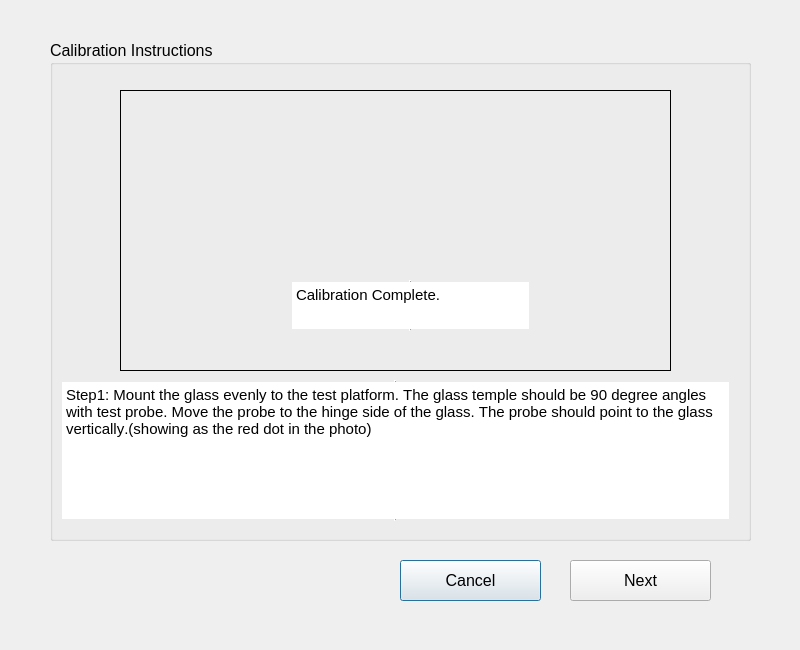
<?xml version="1.0" encoding="UTF-8"?>
<ui version="4.0">
 <class>Calibration</class>
 <widget class="QDialog" name="Calibration">
  <property name="geometry">
   <rect>
    <x>0</x>
    <y>0</y>
    <width>800</width>
    <height>650</height>
   </rect>
  </property>
  <property name="maximumSize">
   <size>
    <width>800</width>
    <height>700</height>
   </size>
  </property>
  <property name="windowTitle">
   <string>Stella CapTouch Test System - Calibration Menu</string>
  </property>
  <property name="windowIcon">
   <iconset resource="CapTouch.qrc">
    <normaloff>:/CalibrationImages/resource/icon.jpg</normaloff>:/CalibrationImages/resource/icon.jpg</iconset>
  </property>
  <property name="modal">
   <bool>true</bool>
  </property>
  <widget class="QPushButton" name="Cancel">
   <property name="geometry">
    <rect>
     <x>400</x>
     <y>560</y>
     <width>141</width>
     <height>41</height>
    </rect>
   </property>
   <property name="font">
    <font>
     <pointsize>12</pointsize>
     <weight>50</weight>
     <bold>false</bold>
    </font>
   </property>
   <property name="text">
    <string>Cancel</string>
   </property>
  </widget>
  <widget class="QPushButton" name="NextButton">
   <property name="geometry">
    <rect>
     <x>570</x>
     <y>560</y>
     <width>141</width>
     <height>41</height>
    </rect>
   </property>
   <property name="font">
    <font>
     <pointsize>12</pointsize>
     <weight>50</weight>
     <bold>false</bold>
    </font>
   </property>
   <property name="text">
    <string>Next</string>
   </property>
  </widget>
  <widget class="QGroupBox" name="groupBox">
   <property name="geometry">
    <rect>
     <x>50</x>
     <y>40</y>
     <width>701</width>
     <height>501</height>
    </rect>
   </property>
   <property name="font">
    <font>
     <pointsize>12</pointsize>
     <weight>50</weight>
     <bold>false</bold>
    </font>
   </property>
   <property name="title">
    <string>Calibration Instructions</string>
   </property>
   <widget class="QLabel" name="Photo">
    <property name="enabled">
     <bool>true</bool>
    </property>
    <property name="geometry">
     <rect>
      <x>70</x>
      <y>50</y>
      <width>551</width>
      <height>281</height>
     </rect>
    </property>
    <property name="frameShape">
     <enum>QFrame::Box</enum>
    </property>
    <property name="text">
     <string/>
    </property>
    <property name="pixmap">
     <pixmap resource="CapTouch.qrc">:/CalibrationImages/resource/photo1.jpg</pixmap>
    </property>
    <property name="scaledContents">
     <bool>false</bool>
    </property>
   </widget>
   <widget class="QTextBrowser" name="Instruction_1">
    <property name="enabled">
     <bool>true</bool>
    </property>
    <property name="geometry">
     <rect>
      <x>10</x>
      <y>340</y>
      <width>671</width>
      <height>141</height>
     </rect>
    </property>
    <property name="font">
     <font>
      <pointsize>15</pointsize>
      <weight>50</weight>
      <bold>false</bold>
      <kerning>false</kerning>
     </font>
    </property>
    <property name="acceptDrops">
     <bool>true</bool>
    </property>
    <property name="autoFillBackground">
     <bool>false</bool>
    </property>
    <property name="frameShape">
     <enum>QFrame::VLine</enum>
    </property>
    <property name="frameShadow">
     <enum>QFrame::Raised</enum>
    </property>
    <property name="lineWidth">
     <number>1</number>
    </property>
    <property name="html">
     <string>&lt;!DOCTYPE HTML PUBLIC &quot;-//W3C//DTD HTML 4.0//EN&quot; &quot;http://www.w3.org/TR/REC-html40/strict.dtd&quot;&gt;
&lt;html&gt;&lt;head&gt;&lt;meta name=&quot;qrichtext&quot; content=&quot;1&quot; /&gt;&lt;style type=&quot;text/css&quot;&gt;
p, li { white-space: pre-wrap; }
&lt;/style&gt;&lt;/head&gt;&lt;body style=&quot; font-family:'MS Shell Dlg 2'; font-size:15pt; font-weight:400; font-style:normal;&quot;&gt;
&lt;p style=&quot; margin-top:0px; margin-bottom:0px; margin-left:0px; margin-right:0px; -qt-block-indent:0; text-indent:0px;&quot;&gt;&lt;span style=&quot; font-size:11pt; color:#000000;&quot;&gt;Step1: Mount the glass evenly to the test platform. The glass temple should be 90 degree angles with test probe. Move the probe to the hinge side of the glass. The probe should point to the glass vertically.(showing as the red dot in the photo)&lt;/span&gt;&lt;/p&gt;&lt;/body&gt;&lt;/html&gt;</string>
    </property>
   </widget>
   <widget class="QTextBrowser" name="Instruction_2">
    <property name="enabled">
     <bool>true</bool>
    </property>
    <property name="geometry">
     <rect>
      <x>10</x>
      <y>340</y>
      <width>671</width>
      <height>141</height>
     </rect>
    </property>
    <property name="font">
     <font>
      <pointsize>15</pointsize>
      <weight>50</weight>
      <bold>false</bold>
      <kerning>false</kerning>
     </font>
    </property>
    <property name="acceptDrops">
     <bool>true</bool>
    </property>
    <property name="autoFillBackground">
     <bool>false</bool>
    </property>
    <property name="frameShape">
     <enum>QFrame::VLine</enum>
    </property>
    <property name="frameShadow">
     <enum>QFrame::Raised</enum>
    </property>
    <property name="lineWidth">
     <number>1</number>
    </property>
    <property name="html">
     <string>&lt;!DOCTYPE HTML PUBLIC &quot;-//W3C//DTD HTML 4.0//EN&quot; &quot;http://www.w3.org/TR/REC-html40/strict.dtd&quot;&gt;
&lt;html&gt;&lt;head&gt;&lt;meta name=&quot;qrichtext&quot; content=&quot;1&quot; /&gt;&lt;style type=&quot;text/css&quot;&gt;
p, li { white-space: pre-wrap; }
&lt;/style&gt;&lt;/head&gt;&lt;body style=&quot; font-family:'MS Shell Dlg 2'; font-size:15pt; font-weight:400; font-style:normal;&quot;&gt;
&lt;p style=&quot; margin-top:0px; margin-bottom:0px; margin-left:0px; margin-right:0px; -qt-block-indent:0; text-indent:0px;&quot;&gt;&lt;span style=&quot; font-size:11pt; color:#000000;&quot;&gt;Step2: Move the probe to the earpiece side of the glass. The probe should point to the glass vertically as well.(showing as the red dot in the photo)&lt;/span&gt;&lt;/p&gt;&lt;/body&gt;&lt;/html&gt;</string>
    </property>
   </widget>
   <widget class="QTextBrowser" name="Instruction_3">
    <property name="enabled">
     <bool>true</bool>
    </property>
    <property name="geometry">
     <rect>
      <x>240</x>
      <y>240</y>
      <width>241</width>
      <height>51</height>
     </rect>
    </property>
    <property name="font">
     <font>
      <pointsize>15</pointsize>
      <weight>50</weight>
      <bold>false</bold>
      <kerning>false</kerning>
     </font>
    </property>
    <property name="acceptDrops">
     <bool>true</bool>
    </property>
    <property name="autoFillBackground">
     <bool>false</bool>
    </property>
    <property name="frameShape">
     <enum>QFrame::VLine</enum>
    </property>
    <property name="frameShadow">
     <enum>QFrame::Raised</enum>
    </property>
    <property name="lineWidth">
     <number>1</number>
    </property>
    <property name="html">
     <string>&lt;!DOCTYPE HTML PUBLIC &quot;-//W3C//DTD HTML 4.0//EN&quot; &quot;http://www.w3.org/TR/REC-html40/strict.dtd&quot;&gt;
&lt;html&gt;&lt;head&gt;&lt;meta name=&quot;qrichtext&quot; content=&quot;1&quot; /&gt;&lt;style type=&quot;text/css&quot;&gt;
p, li { white-space: pre-wrap; }
&lt;/style&gt;&lt;/head&gt;&lt;body style=&quot; font-family:'MS Shell Dlg 2'; font-size:15pt; font-weight:400; font-style:normal;&quot;&gt;
&lt;p style=&quot; margin-top:0px; margin-bottom:0px; margin-left:0px; margin-right:0px; -qt-block-indent:0; text-indent:0px;&quot;&gt;&lt;span style=&quot; font-size:11pt; color:#000000;&quot;&gt;Calibration Complete.&lt;/span&gt;&lt;/p&gt;&lt;/body&gt;&lt;/html&gt;</string>
    </property>
   </widget>
   <zorder>Instruction_3</zorder>
   <zorder>Instruction_2</zorder>
   <zorder>Photo</zorder>
   <zorder>Instruction_1</zorder>
  </widget>
  <zorder>groupBox</zorder>
  <zorder>Cancel</zorder>
  <zorder>NextButton</zorder>
 </widget>
 <resources>
  <include location="CapTouch.qrc"/>
 </resources>
 <connections/>
</ui>
